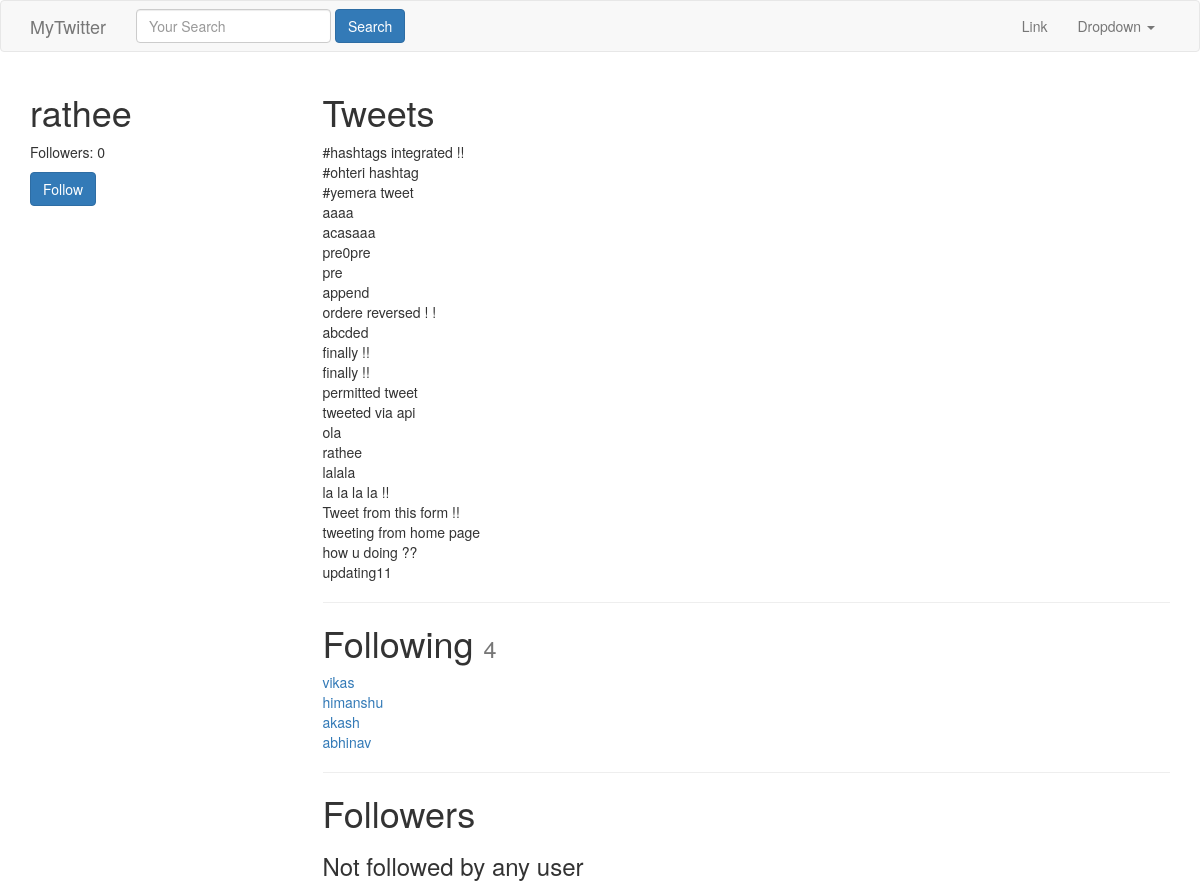
The app's page /rathee/ (signed in), older data.
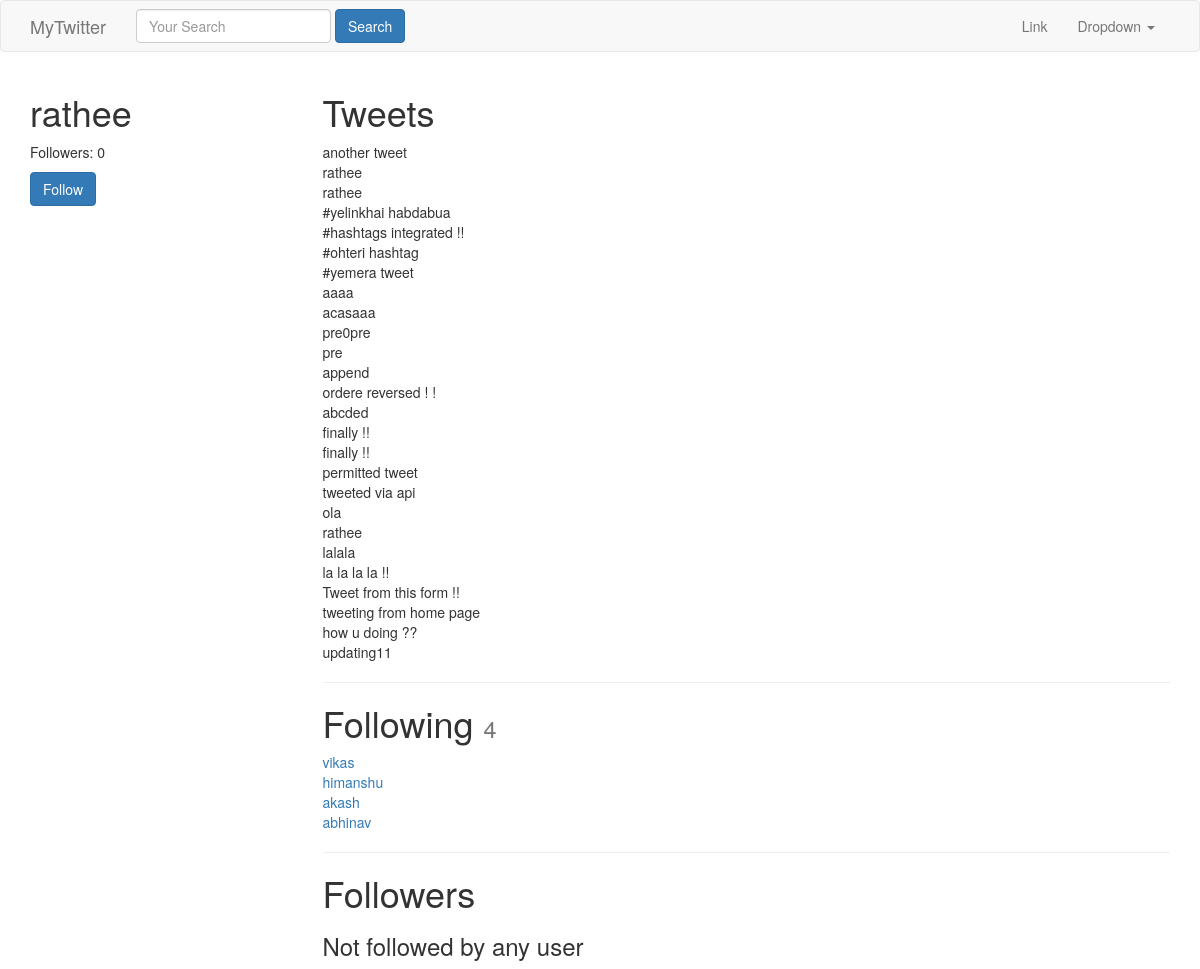
The same page, newer data.
### tweets/models.py (models this page shows, shortened)
class Tweet(models.Model):
	parent = models.ForeignKey("self", blank = True, null=True)
	user = models.ForeignKey(settings.AUTH_USER_MODEL, default = 1)
	content = models.CharField(max_length =140)
	updated = models.DateTimeField(auto_now = True)
	timestamp = models.DateTimeField(auto_now_add = True)
	objects = TweetManager()
	def __str__(self):
		return str(self.content)
	class Meta:
		ordering  = ['-timestamp']

### accounts/views.py (the view)
# urls.py: url(r'^(?P<username>[\w.@+-]+)/$', UserDetailView.as_view(),name="detail"), #pk --> dynamic url routing
class UserDetailView(DetailView):
	template_name = 'accounts/user_detail.html'
	queryset= User.objects.all()
	def get_object(self):
		return get_object_or_404(User, username__iexact = self.kwargs.get('username'))
	def get_context_data(self,*args,**kwargs):
		context = super(UserDetailView,self).get_context_data(*args,**kwargs)
		following = UserProfile.objects.is_following(self.request.user, self.get_object())
		context['following'] = following
		return context

### accounts/models.py (called while the page is built)
    def all(self):
        qs = self.get_queryset().all()
        try:
            if self.instance:
                qs = qs.exclude(user=self.instance)
        except:
            pass
        return qs

    def is_following(self,user,followed_by_user):
        user_profile, created = UserProfile.objects.get_or_create(user = user)
        if created:
            return False
        if followed_by_user in user_profile.following.all():
            return True
        return False

    def get_following(self):
        users  = self.following.all() # User.objects.all().exclude(username=self.user.username)
        return users.exclude(username=self.user.username)

    def get_follow_url(self):
        return reverse_lazy("profiles:follow" , kwargs= {"username":self.user.username} )

### accounts/templates/accounts/user_detail.html
{% extends "base.html" %} {% block title %} Detailed Tweet | {{ block.super}}{% endblock title %} {% block content %}
<div class="row">
    <div class="col-sm-3 col-xs-12 " style="background-color: white">
        <h1>{{ object.username }}</h1>
        <p>Followers: {{ object.followed_by.all.count }}</p>
        <p><a class="btn btn-primary" href='{{ object.profile.get_follow_url }}'>
        {% if following %}Unfollow
        {% else %} Follow
        {% endif %}</a></p>
    </div>
    <div class="col-sm-9 col-xs-12">
    <h1>Tweets</h1>
    {% for tweet in object.tweet_set.all %}
    {{ tweet }} <br/>
    {% endfor %}
    <hr/>
    <h1>Following <small> {{ object.profile.get_following.count  }} </small></h1>
    {% for user in object.profile.get_following %}
    <a href="/{{user.username}}">
    {{ user.username }} </a><br/>
    {% empty %}
    <h3>Not following any user</h3>
    {% endfor %}
    <hr/>
    <h1>Followers  </h1>
    {% for profile in object.followed_by.all %}
    <a href="/{{ profile.user.username }}">
    {{ profile.user.username }}</a> <br/>
    {% empty %}
    <h3>Not followed by  any user</h3>
    {% endfor %}
    </div>
</div>
{% endblock content %}

Row changes from the older to the newer data that the page shows:
added Tweet: content "another tweet"
added Tweet: content "rathee"
added Tweet: content "rathee"
added Tweet: content "#yelinkhai habdabua"
